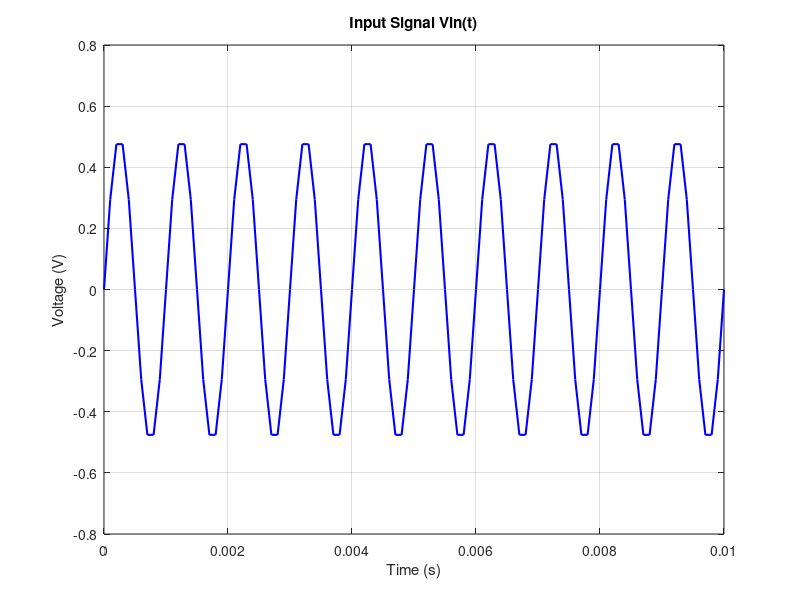

Reproduce this figure in MATLAB.
% Define time
t = 0:1e-4:0.01; % up to 10 milliseconds

% Input signal: weak sine wave
f = 1000; % frequency 1 kHz
Vin = 0.5 * sin(2*pi*f*t);

% Plot input signal
figure
plot(t, Vin, 'b', 'LineWidth', 1.5)
title('Input Signal Vin(t)')
xlabel('Time (s)')
ylabel('Voltage (V)')
grid on
